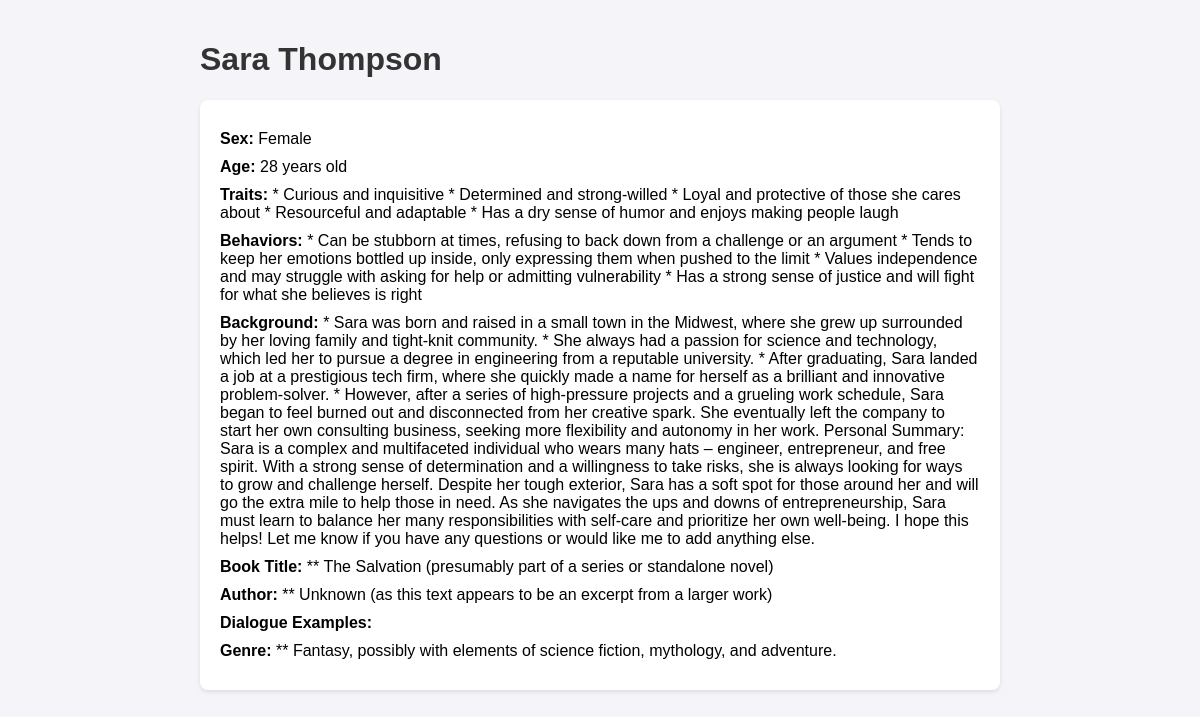
/character/2, run on the app's committed database.
### app/models/character.py (models this page shows)
class Character(Base):
    __tablename__ = "characters"
    id = Column(Integer, primary_key=True, index=True)
    name = Column(String, index=True)
    sex = Column(String, index=True)
    age = Column(String, index=True)
    traits = Column(String, index=True)
    behaviors = Column(String, index=True)
    background = Column(String, index=True)
    book_title = Column(String, index=True)
    author = Column(String, index=True)
    dialogue_examples = Column(String, index=True)
    genre = Column(String, index=True)

### app/routes/view_characters.py (the view)
@router.get("/character/{character_id}", response_class=HTMLResponse)
async def view_character(request: Request, character_id: int, db: Session = Depends(get_db)):
    character = db.query(Character).filter(Character.id == character_id).first()
    if not character:
        return HTMLResponse(content="Character not found", status_code=404)
    return templates.TemplateResponse("view_character.html", {
        "request": request,
        "character": character
    })

### templates/view_character.html (shortened to what this page needs)
<!DOCTYPE html>
<html lang="en">
<head>
</head>
<body>
    <h1>{{ character.name }}</h1>
    <div class="character-details">
        <p><strong>Sex:</strong> {{ character.sex }}</p>
        <p><strong>Age:</strong> {{ character.age }}</p>
        <p><strong>Traits:</strong> {{ character.traits }}</p>
        <p><strong>Behaviors:</strong> {{ character.behaviors }}</p>
        <p><strong>Background:</strong> {{ character.background }}</p>
        <p><strong>Book Title:</strong> {{ character.book_title }}</p>
        <p><strong>Author:</strong> {{ character.author }}</p>
        <p><strong>Dialogue Examples:</strong> {{ character.dialogue_examples }}</p>
        <p><strong>Genre:</strong> {{ character.genre }}</p>
    </div>
</body>
</html>

### templates/view_character.html (style rules this page uses)
body { font-family: Arial, sans-serif; max-width: 800px; margin: 0 auto; padding: 20px; background-color: #f4f4f9; }
h1, h2 { color: #333; }
.character-details { background: #fff; padding: 20px; border-radius: 8px; box-shadow: 0 2px 4px rgba(0, 0, 0, 0.1); }
.character-details p { margin: 10px 0; }

### data on the page
Character: name "Sara Thompson", sex "Female", age "28 years old", traits "* Curious and inquisitive * Determined and strong-willed * Loyal and protective of those she cares about * Resourceful and adaptable * Has a dry sense of humor and enjoys making people laugh", behaviors "* Can be stubborn at times, refusing to back down from a challenge or an argument * Tends to keep her emotions bottled up inside, only expressing them when pushed to the limit * Values independence and may struggle with asking for help or admitting vulnerability * Has a strong sense of justice and will fight for what she believes is right", background "* Sara was born and raised in a small town in the Midwest, where she grew up surrounded by her loving family and tight-knit community. * She always had a passion for science and technology, which led her to pursue a degree in engineering from a reputable university. * After graduating, Sara landed a job at a prestigious tech firm, where she quickly made a name for herself as a brilliant and innovative problem-solver. * However, after a series of high-pressure projects and a grueling work schedule, Sara began to feel burned out and disconnected from her creative spark. She eventually left the company to start her own consulting business, seeking more flexibility and autonomy in her work.…", book_title "** The Salvation (presumably part of a series or standalone novel)", author "** Unknown (as this text appears to be an excerpt from a larger work)", genre "** Fantasy, possibly with elements of science fiction, mythology, and adventure."
